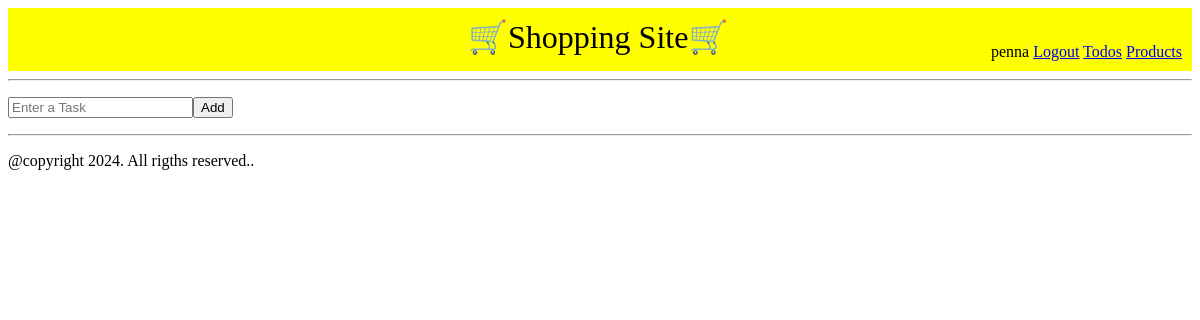
Page /todo/ (signed in) on the earlier database version.
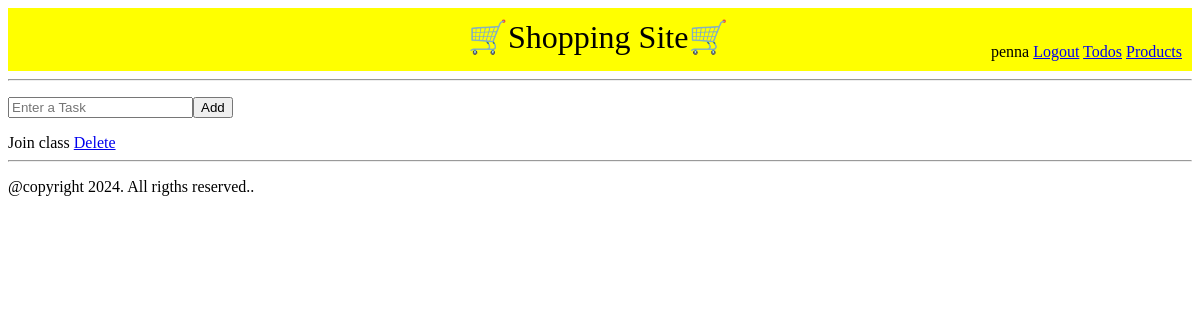
Same page on the later database version.
### core/models.py (models this page shows)
class todo(models.Model):
    task=models.CharField(max_length=50)

### core/views.py (the view)
# urls.py: path('todo/',views.todo),
@login_required
def todo(request):
    if request.method=="POST":
        task = request.POST.get("task")
        c = models.todo(task=task)
        c.save()
    mytodo = models.todo.objects.all()
    data = {'todos':mytodo}
    return render(request,'todo.html',data)

### templates/todo.html (shortened to what this page needs)
{% extends "base.html" %}
{% block content%}
    <form method="POST">
      <p><input type="text" name="task" placeholder="Enter a Task"/><button>Add</button></p>
    </form>
    {% for row in todos%}
    <div>{{row.task}} <a href="/deleteTodo/?id={{row.id}}">Delete</a></div>
    {% endfor %}
    {% endblock%}

Differences in the rows shown:
added todo: task "Join class"
